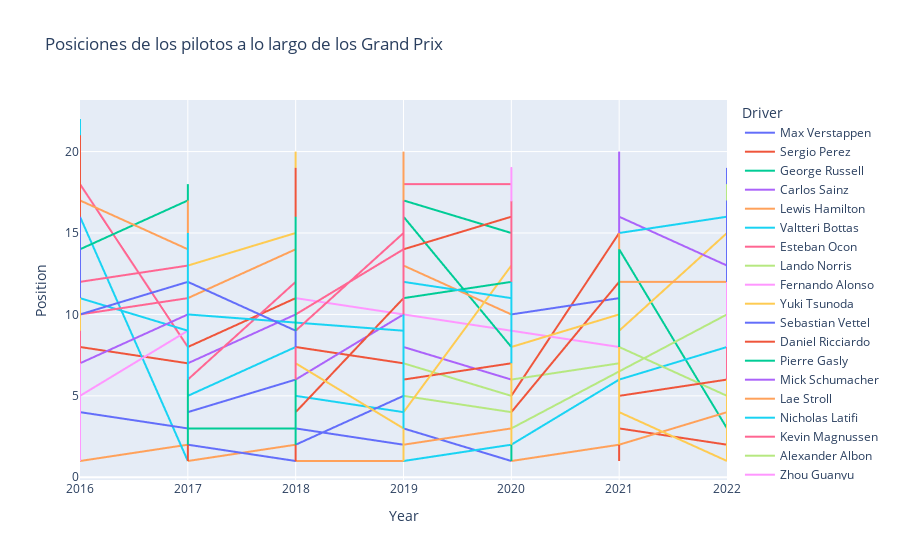

The cell this chart's notebook holds for it:
### Markdown cell above
### 1. Posiciones de los pilotos a lo largo de los años

### Code cell
posiciones = px.line(
    df, x='Year',
    y='Position',
    color='Driver',
    title='Posiciones de los pilotos a lo largo de los Grand Prix'
)
posiciones.show()

### Figure 1 — Plotly figure (JSON) as saved in the notebook; plotly's stock layout.template omitted (floating-point values rounded to 4 significant figures; data arrays with more than 128 entries replaced by an {"elided": "..."} marker saying what was removed)
{"data": [{"hovertemplate": "Driver=Max Verstappen<br>Year=%{x}<br>Position=%{y}<extra></extra>", "legendgroup": "Max Verstappen", "line": {"color": "#636efa", "dash": "solid"}, "marker": {"symbol": "circle"}, "mode": "lines", "name": "Max Verstappen", "showlegend": true, "type": "scattergl", "x": {"elided": "129 int values"}, "xaxis": "x", "y": {"elided": "129 int values"}, "yaxis": "y"}, {"hovertemplate": "Driver=Sergio Perez<br>Year=%{x}<br>Position=%{y}<extra></extra>", "legendgroup": "Sergio Perez", "line": {"color": "#EF553B", "dash": "solid"}, "marker": {"symbol": "circle"}, "mode": "lines", "name": "Sergio Perez", "showlegend": true, "type": "scattergl", "x": [2022, 2022, 2022, 2022, 2022, 2022, 2022, 2022, 2022, 2022, 2022, 2022, 2021, 2021, 2021, 2021, 2021, 2021, 2021, 2021, 2021, 2021, 2021, 2021, 2021, 2021, 2021, 2021, 2021, 2021, 2021, 2021, 2021, 2020, 2020, 2020, 2020, 2020, 2020, 2020, 2020, 2020, 2020, 2020, 2020, 2020, 2019, 2019, 2019, 2019, 2019, 2019, 2019, 2019, 2019, 2019, 2019, 2019, 2019, 2019, 2019, 2019, 2019, 2019, 2019, 2019, 2019, 2018, 2018, 2018, 2018, 2018, 2018, 2018, 2018, 2018, 2018, 2018, 2018, 2018, 2018, 2018, 2018, 2018, 2018, 2018, 2018, 2018, 2017, 2017, 2017, 2017, 2017, 2017, 2017, 2017, 2017, 2017, 2017, 2017, 2017, 2017, 2017, 2017, 2017, 2017, 2017, 2017, 2016, 2016, 2016, 2016, 2016, 2016, 2016, 2016, 2016, 2016, 2016, 2016, 2016, 2016, 2016, 2016, 2016, 2016, 2016, 2016], "xaxis": "x", "y": [2, 4, 1, 4, 2, 2, 4, null, 18, 2, null, 2, 3, 3, 4, 5, null, 9, 4, 4, 8, 4, 3, 5, null, 16, 3, 4, 19, 5, 1, 6, 15, 5, 2, 6, 5, 1, 4, 7, 10, 7, 10, 18, 6, null, 10, 15, null, 7, 12, 7, 8, 7, 11, 17, null, 12, 8, 12, 9, 6, 10, 6, 11, 13, 7, 8, 8, 9, 16, 10, 12, null, 7, 7, 14, 10, 7, null, 12, 14, 10, 5, 16, 3, 7, 11, 8, 4, 5, 6, 13, 7, 6, 7, 9, 8, 9, 9, 5, 9, 17, 7, null, 7, 7, 7, 8, 7, 8, 9, 3, 10, 6, 7, 6, 10, 11, 8, 11, 10, 4, 5, 16, 17, 13, 8], "yaxis": "y"}, {"hovertemplate": "Driver=George Russell<br>Year=%{x}<br>Position=%{y}<extra></extra>", "legendgroup": "George Russell", "line": {"color": "#00cc96", "dash": "solid"}, "marker": {"symbol": "circle"}, "mode": "lines", "name": "George Russell", "showlegend": true, "type": "scattergl", "x": [2022, 2022, 2022, 2022, 2022, 2022, 2022, 2022, 2022, 2022, 2022, 2022, 2021, 2021, 2021, 2021, 2021, 2021, 2021, 2021, 2021, 2021, 2021, 2021, 2021, 2021, 2021, 2021, 2021, 2021, 2021, 2021, 2021, 2020, 2020, 2020, 2020, 2020, 2020, 2020, 2020, 2020, 2020, 2020, 2020, 2020, 2020, 2019, 2019, 2019, 2019, 2019, 2019, 2019, 2019, 2019, 2019, 2019, 2019, 2019, 2019, 2019, 2019, 2019, 2019, 2019, 2019, 2019], "xaxis": "x", "y": [3, 5, 5, 5, 4, null, 3, 4, 4, 3, 4, 3, 14, 15, null, 14, null, 10, 17, 16, 17, 14, 16, 9, 8, 12, 12, 13, 2, 14, 17, 11, null, 11, 16, 16, 17, 9, 18, 14, 14, 18, 12, null, 12, null, 15, 17, 17, null, null, 15, 16, 16, 14, 16, 14, 11, 19, 16, 16, 12, 15, 15, 15, 18, 16, 17], "yaxis": "y"}, {"hovertemplate": "Driver=Carlos Sainz<br>Year=%{x}<br>Position=%{y}<extra></extra>", "legendgroup": "Carlos Sainz", "line": {"color": "#ab63fa", "dash": "solid"}, "marker": {"symbol": "circle"}, "mode": "lines", "name": "Carlos Sainz", "showlegend": true, "type": "scattergl", "x": {"elided": "129 int values"}, "xaxis": "x", "y": {"elided": "129 int values"}, "yaxis": "y"}, {"hovertemplate": "Driver=Lewis Hamilton<br>Year=%{x}<br>Position=%{y}<extra></extra>", "legendgroup": "Lewis Hamilton", "line": {"color": "#FFA15A", "dash": "solid"}, "marker": {"symbol": "circle"}, "mode": "lines", "name": "Lewis Hamilton", "showlegend": true, "type": "scattergl", "x": [2022, 2022, 2022, 2022, 2022, 2022, 2022, 2022, 2022, 2022, 2022, 2022, 2021, 2021, 2021, 2021, 2021, 2021, 2021, 2021, 2021, 2021, 2021, 2021, 2021, 2021, 2021, 2021, 2021, 2021, 2021, 2021, 2021, 2020, 2020, 2020, 2020, 2020, 2020, 2020, 2020, 2020, 2020, 2020, 2020, 2020, 2019, 2019, 2019, 2019, 2019, 2019, 2019, 2019, 2019, 2019, 2019, 2019, 2019, 2019, 2019, 2019, 2019, 2019, 2019, 2019, 2019, 2018, 2018, 2018, 2018, 2018, 2018, 2018, 2018, 2018, 2018, 2018, 2018, 2018, 2018, 2018, 2018, 2018, 2018, 2018, 2018, 2018, 2017, 2017, 2017, 2017, 2017, 2017, 2017, 2017, 2017, 2017, 2017, 2017, 2017, 2017, 2017, 2017, 2017, 2017, 2017, 2017, 2016, 2016, 2016, 2016, 2016, 2016, 2016, 2016, 2016, 2016, 2016, 2016, 2016, 2016, 2016, 2016, 2016, 2016, 2016, 2016], "xaxis": "x", "y": [5, 10, 8, 6, 13, 3, 2, 3, 3, 4, 3, 4, 2, 5, 2, 1, 1, 1, 1, 1, 2, 7, 2, null, 2, 1, 2, 1, 3, 1, 15, 4, 2, 1, 1, 1, 1, 3, 1, 7, 1, 1, 1, 1, 4, 3, 2, 1, 4, 1, 1, 1, 3, 3, 1, 1, 9, 1, 1, 1, 7, 2, 1, 2, 5, 2, 1, 1, 3, 1, 1, 1, 3, 4, 1, 1, 1, 2, 1, 1, 4, 5, 1, 2, 3, 1, null, 2, 1, 1, 1, 4, 7, 9, 2, 1, 1, 4, 1, 1, 1, 4, 1, 2, 5, 4, 2, 2, 1, null, 3, 2, 1, 1, null, 3, 1, 1, 7, 2, 1, 1, 1, 3, 3, 1, 2, 1], "yaxis": "y"}, {"hovertemplate": "Driver=Valtteri Bottas<br>Year=%{x}<br>Position=%{y}<extra></extra>", "legendgroup": "Valtteri Bottas", "line": {"color": "#19d3f3", "dash": "solid"}, "marker": {"symbol": "circle"}, "mode": "lines", "name": "Valtteri Bottas", "showlegend": true, "type": "scattergl", "x": {"elided": "129 int values"}, "xaxis": "x", "y": {"elided": "129 int values"}, "yaxis": "y"}, {"hovertemplate": "Driver=Esteban Ocon<br>Year=%{x}<br>Position=%{y}<extra></extra>", "legendgroup": "Esteban Ocon", "line": {"color": "#FF6692", "dash": "solid"}, "marker": {"symbol": "circle"}, "mode": "lines", "name": "Esteban Ocon", "showlegend": true, "type": "scattergl", "x": [2022, 2022, 2022, 2022, 2022, 2022, 2022, 2022, 2022, 2022, 2022, 2022, 2021, 2021, 2021, 2021, 2021, 2021, 2021, 2021, 2021, 2021, 2021, 2021, 2021, 2021, 2021, 2021, 2021, 2021, 2021, 2021, 2021, 2020, 2020, 2020, 2020, 2020, 2020, 2020, 2020, 2020, 2020, 2020, 2020, 2020, 2020, 2018, 2018, 2018, 2018, 2018, 2018, 2018, 2018, 2018, 2018, 2018, 2018, 2018, 2018, 2018, 2018, 2018, 2018, 2018, 2018, 2018, 2017, 2017, 2017, 2017, 2017, 2017, 2017, 2017, 2017, 2017, 2017, 2017, 2017, 2017, 2017, 2017, 2017, 2017, 2017, 2017, 2016, 2016, 2016, 2016, 2016, 2016, 2016, 2016, 2016], "xaxis": "x", "y": [7, 6, 12, 8, 14, null, 8, 6, 7, 10, 5, 7, null, 10, 14, 9, 4, 14, 5, 7, 9, 9, 13, 10, 1, 9, 14, 8, 7, 13, null, null, 9, null, 11, null, 13, 2, 7, 8, 8, 14, 6, 5, 9, 8, 9, null, null, null, null, 9, 6, 11, 9, 6, 13, 7, 8, null, 11, 9, 14, 6, 10, null, 6, 12, 6, 5, 10, 7, 12, 5, 10, 6, 6, 9, 8, 10, 6, null, 9, 10, 6, 8, 10, 8, 18, 18, 21, 16, 21, 18, 12, 16, 13], "yaxis": "y"}, {"hovertemplate": "Driver=Lando Norris<br>Year=%{x}<br>Position=%{y}<extra></extra>", "legendgroup": "Lando Norris", "line": {"color": "#B6E880", "dash": "solid"}, "marker": {"symbol": "circle"}, "mode": "lines", "name": "Lando Norris", "showlegend": true, "type": "scattergl", "x": [2022, 2022, 2022, 2022, 2022, 2022, 2022, 2022, 2022, 2022, 2022, 2022, 2021, 2021, 2021, 2021, 2021, 2021, 2021, 2021, 2021, 2021, 2021, 2021, 2021, 2021, 2021, 2021, 2021, 2021, 2021, 2021, 2021, 2020, 2020, 2020, 2020, 2020, 2020, 2020, 2020, 2020, 2020, 2020, 2020, 2020, 2020, 2019, 2019, 2019, 2019, 2019, 2019, 2019, 2019, 2019, 2019, 2019, 2019, 2019, 2019, 2019, 2019, 2019, 2019, 2019, 2019, 2019], "xaxis": "x", "y": [8, 7, 6, null, 3, 6, 7, 15, 15, 9, 7, 5, 8, 7, 5, 8, 10, 7, 9, 5, 10, 3, 10, 2, null, 4, 5, 10, 14, 4, 5, 3, 7, 6, 8, 5, 10, 10, 15, 13, 4, 13, 5, 7, 4, 3, 5, 7, null, 7, 8, 11, null, 11, 10, 9, 11, null, 9, 18, null, 8, 11, 6, 8, 6, 12, 8], "yaxis": "y"}, {"hovertemplate": "Driver=Fernando Alonso<br>Year=%{x}<br>Position=%{y}<extra></extra>", "legendgroup": "Fernando Alonso", "line": {"color": "#FF97FF", "dash": "solid"}, "marker": {"symbol": "circle"}, "mode": "lines", "name": "Fernando Alonso", "showlegend": true, "type": "scattergl", "x": [2022, 2022, 2022, 2022, 2022, 2022, 2022, 2022, 2022, 2022, 2022, 2022, 2021, 2021, 2021, 2021, 2021, 2021, 2021, 2021, 2021, 2021, 2021, 2021, 2021, 2021, 2021, 2021, 2021, 2021, 2021, 2021, 2021, 2018, 2018, 2018, 2018, 2018, 2018, 2018, 2018, 2018, 2018, 2018, 2018, 2018, 2018, 2018, 2018, 2018, 2018, 2018, 2018, 2018, 2017, 2017, 2017, 2017, 2017, 2017, 2017, 2017, 2017, 2017, 2017, 2017, 2017, 2017, 2017, 2017, 2017, 2017, 2017, 2016, 2016, 2016, 2016, 2016, 2016, 2016, 2016, 2016, 2016, 2016, 2016, 2016, 2016, 2016, 2016, 2016, 2016, 2016], "xaxis": "x", "y": [9, null, 7, 11, null, 5, 6, 9, 9, 7, 10, 17, null, 16, 9, 17, 13, 6, 3, 8, 6, 13, 9, 8, 4, 7, 8, 9, 11, null, 6, 10, 8, 11, null, 8, 7, 14, null, null, 14, null, 8, 8, 16, 16, 7, null, 17, null, 7, 7, 8, 5, null, 12, null, null, 10, 11, 11, 17, 6, null, null, 16, 8, null, 14, 9, null, null, 9, 5, null, 7, 6, 5, 13, 7, 16, 13, 12, 12, 14, 7, 11, 10, 7, 18, null, 10], "yaxis": "y"}, {"hovertemplate": "Driver=Yuki Tsunoda<br>Year=%{x}<br>Position=%{y}<extra></extra>", "legendgroup": "Yuki Tsunoda", "line": {"color": "#FECB52", "dash": "solid"}, "marker": {"symbol": "circle"}, "mode": "lines", "name": "Yuki Tsunoda", "showlegend": true, "type": "scattergl", "x": [2022, 2022, 2022, 2022, 2022, 2022, 2022, 2022, 2022, 2022, 2022, 2022, 2021, 2021, 2021, 2021, 2021, 2021, 2021, 2021, 2021, 2021, 2021, 2021, 2021, 2021, 2021, 2021, 2021, 2021, 2021, 2021, 2021], "xaxis": "x", "y": [10, null, 17, 12, 7, 14, null, null, 8, 13, 16, 15, 9, 14, 10, null, 14, 17, 13, 15, null, 16, null, null, 6, 10, 13, 15, 15, 9, 7, 12, 4], "yaxis": "y"}, {"hovertemplate": "Driver=Sebastian Vettel<br>Year=%{x}<br>Position=%{y}<extra></extra>", "legendgroup": "Sebastian Vettel", "line": {"color": "#636efa", "dash": "solid"}, "marker": {"symbol": "circle"}, "mode": "lines", "name": "Sebastian Vettel", "showlegend": true, "type": "scattergl", "x": [2022, 2022, 2022, 2022, 2022, 2022, 2022, 2022, 2022, 2022, 2021, 2021, 2021, 2021, 2021, 2021, 2021, 2021, 2021, 2021, 2021, 2021, 2021, 2021, 2021, 2021, 2021, 2021, 2021, 2021, 2021, 2020, 2020, 2020, 2020, 2020, 2020, 2020, 2020, 2020, 2020, 2020, 2020, 2020, 2020, 2019, 2019, 2019, 2019, 2019, 2019, 2019, 2019, 2019, 2019, 2019, 2019, 2019, 2019, 2019, 2019, 2019, 2019, 2019, 2019, 2019, 2018, 2018, 2018, 2018, 2018, 2018, 2018, 2018, 2018, 2018, 2018, 2018, 2018, 2018, 2018, 2018, 2018, 2018, 2018, 2018, 2018, 2017, 2017, 2017, 2017, 2017, 2017, 2017, 2017, 2017, 2017, 2017, 2017, 2017, 2017, 2017, 2017, 2017, 2017, 2017, 2017, 2016, 2016, 2016, 2016, 2016, 2016, 2016, 2016, 2016, 2016, 2016, 2016, 2016, 2016, 2016, 2016, 2016, 2016, 2016, 2016], "xaxis": "x", "y": [11, 10, 17, 8, 9, 11, 12, 6, 17, null, 10, 18, 12, 13, null, 12, 10, 13, 13, 5, 7, 12, null, null, 9, 11, 5, 15, 2, 17, 11, 10, 3, null, 7, 12, 13, 10, null, 6, 10, 13, 13, 10, 14, null, 4, 1, null, 2, 2, 2, 13, 3, 16, 2, 5, 3, 2, 17, 4, 5, 3, 4, 4, 5, 2, 4, 4, 3, 3, 2, 2, 6, 4, 2, 1, null, 5, 8, 1, 6, 1, 1, 4, 3, 1, 2, 2, null, 2, 1, 4, 4, null, 3, 1, 7, 2, 4, 1, 2, 1, 4, 2, 1, 3, 4, 3, 5, null, 4, 5, null, 4, 9, 5, 2, 3, 4, 2, 5, 6, null, null, 3, 3], "yaxis": "y"}, {"hovertemplate": "Driver=Daniel Ricciardo<br>Year=%{x}<br>Position=%{y}<extra></extra>", "legendgroup": "Daniel Ricciardo", "line": {"color": "#EF553B", "dash": "solid"}, "marker": {"symbol": "circle"}, "mode": "lines", "name": "Daniel Ricciardo", "showlegend": true, "type": "scattergl", "x": {"elided": "129 int values"}, "xaxis": "x", "y": {"elided": "129 int values"}, "yaxis": "y"}, {"hovertemplate": "Driver=Pierre Gasly<br>Year=%{x}<br>Position=%{y}<extra></extra>", "legendgroup": "Pierre Gasly", "line": {"color": "#00cc96", "dash": "solid"}, "marker": {"symbol": "circle"}, "mode": "lines", "name": "Pierre Gasly", "showlegend": true, "type": "scattergl", "x": [2022, 2022, 2022, 2022, 2022, 2022, 2022, 2022, 2022, 2022, 2022, 2022, 2021, 2021, 2021, 2021, 2021, 2021, 2021, 2021, 2021, 2021, 2021, 2021, 2021, 2021, 2021, 2021, 2021, 2021, 2021, 2021, 2021, 2020, 2020, 2020, 2020, 2020, 2020, 2020, 2020, 2020, 2020, 2020, 2020, 2020, 2020, 2019, 2019, 2019, 2019, 2019, 2019, 2019, 2019, 2019, 2019, 2019, 2019, 2019, 2019, 2019, 2019, 2019, 2019, 2019, 2019, 2019, 2018, 2018, 2018, 2018, 2018, 2018, 2018, 2018, 2018, 2018, 2018, 2018, 2018, 2018, 2018, 2018, 2018, 2018, 2018, 2018, 2018, 2017, 2017, 2017, 2017, 2017], "xaxis": "x", "y": [13, 8, 11, null, 12, null, 12, 14, null, 5, 15, 9, null, 6, null, 10, 6, 13, 11, 10, 4, 6, 4, null, 5, 11, 7, 7, 6, 17, 3, 9, 5, null, 13, 15, 9, 11, 9, 5, 1, null, 7, 8, 6, 7, 8, 16, 6, 8, 14, 5, 9, 7, 11, 6, 4, 14, 10, 6, 8, 2, 9, 8, null, 7, 11, 18, null, 12, null, 13, null, 7, 10, 11, 14, 6, 13, 14, null, 18, 11, 13, 9, 4, 12, 11, null, 13, 14, 13, 12, 16], "yaxis": "y"}, {"hovertemplate": "Driver=Mick Schumacher<br>Year=%{x}<br>Position=%{y}<extra></extra>", "legendgroup": "Mick Schumacher", "line": {"color": "#ab63fa", "dash": "solid"}, "marker": {"symbol": "circle"}, "mode": "lines", "name": "Mick Schumacher", "showlegend": true, "type": "scattergl", "x": [2022, 2022, 2022, 2022, 2022, 2022, 2022, 2022, 2022, 2022, 2022, 2022, 2021, 2021, 2021, 2021, 2021, 2021, 2021, 2021, 2021, 2021, 2021, 2021, 2021, 2021, 2021, 2021, 2021, 2021, 2021, 2021, 2021], "xaxis": "x", "y": [14, null, null, 15, 17, 8, 15, null, 11, 14, 6, 13, 16, 19, 16, 18, null, null, 16, 17, 18, 18, null, 15, 12, 18, 19, 18, 16, 16, 13, 18, 14], "yaxis": "y"}, {"hovertemplate": "Driver=Lae Stroll<br>Year=%{x}<br>Position=%{y}<extra></extra>", "legendgroup": "Lae Stroll", "line": {"color": "#FFA15A", "dash": "solid"}, "marker": {"symbol": "circle"}, "mode": "lines", "name": "Lae Stroll", "showlegend": true, "type": "scattergl", "x": [2022, 2022, 2022, 2022, 2022, 2022, 2022, 2022, 2022, 2022, 2022, 2022, 2021, 2021, 2021, 2021, 2021, 2021, 2021, 2021, 2021, 2021, 2021, 2021, 2021, 2021, 2021, 2021, 2021, 2021, 2021, 2021, 2021, 2020, 2020, 2020, 2020, 2020, 2020, 2020, 2020, 2020, 2020, 2020, 2020, 2020, 2020, 2019, 2019, 2019, 2019, 2019, 2019, 2019, 2019, 2019, 2019, 2019, 2019, 2019, 2019, 2019, 2019, 2019, 2019, 2019, 2019, 2019, 2018, 2018, 2018, 2018, 2018, 2018, 2018, 2018, 2018, 2018, 2018, 2018, 2018, 2018, 2018, 2018, 2018, 2018, 2018, 2018, 2018, 2017, 2017, 2017, 2017, 2017, 2017, 2017, 2017, 2017, 2017, 2017, 2017, 2017, 2017, 2017, 2017, 2017, 2017, 2017, 2017], "xaxis": "x", "y": [15, 13, 14, 10, 10, 11, 10, 10, 12, 16, 13, 12, 12, 9, 8, 11, 11, 11, 6, 14, 12, 8, 14, 7, null, 8, 10, null, 20, 10, null, 13, 13, null, 9, 7, 4, 3, null, null, 3, 4, 9, 9, null, null, 10, 13, null, 13, 11, 16, 12, 9, 12, 17, 13, 4, 13, 12, 9, 19, 10, 14, 9, 14, 9, null, 13, 14, 11, 14, 15, 17, 12, 17, 9, 17, 12, null, 17, 14, null, 18, 13, 14, 8, 14, 14, 11, 16, 8, 11, 15, 6, 8, null, 7, 14, 16, null, 9, 16, 11, null, 3, 10, null, 18], "yaxis": "y"}, {"hovertemplate": "Driver=Nicholas Latifi<br>Year=%{x}<br>Position=%{y}<extra></extra>", "legendgroup": "Nicholas Latifi", "line": {"color": "#19d3f3", "dash": "solid"}, "marker": {"symbol": "circle"}, "mode": "lines", "name": "Nicholas Latifi", "showlegend": true, "type": "scattergl", "x": [2022, 2022, 2022, 2022, 2022, 2022, 2022, 2022, 2022, 2022, 2022, 2022, 2021, 2021, 2021, 2021, 2021, 2021, 2021, 2021, 2021, 2021, 2021, 2021, 2021, 2021, 2021, 2021, 2021, 2021, 2021, 2021, 2021, 2020, 2020, 2020, 2020, 2020, 2020, 2020, 2020, 2020, 2020, 2020, 2020, 2020, 2020], "xaxis": "x", "y": [16, null, 15, 14, 16, 12, null, 16, 16, 15, null, 16, 15, 17, 17, 16, 12, 19, null, 18, 16, 15, 17, 11, 7, 14, 18, 16, 9, 18, 16, 16, null, null, null, 17, 18, null, 16, 18, 11, 19, 15, 16, 14, 11, 17], "yaxis": "y"}, {"hovertemplate": "Driver=Kevin Magnussen<br>Year=%{x}<br>Position=%{y}<extra></extra>", "legendgroup": "Kevin Magnussen", "line": {"color": "#FF6692", "dash": "solid"}, "marker": {"symbol": "circle"}, "mode": "lines", "name": "Kevin Magnussen", "showlegend": true, "type": "scattergl", "x": [2022, 2022, 2022, 2022, 2022, 2022, 2022, 2022, 2022, 2022, 2022, 2022, 2020, 2020, 2020, 2020, 2020, 2020, 2020, 2020, 2020, 2020, 2020, 2020, 2020, 2020, 2019, 2019, 2019, 2019, 2019, 2019, 2019, 2019, 2019, 2019, 2019, 2019, 2019, 2019, 2019, 2019, 2019, 2019, 2019, 2019, 2019, 2018, 2018, 2018, 2018, 2018, 2018, 2018, 2018, 2018, 2018, 2018, 2018, 2018, 2018, 2018, 2018, 2018, 2018, 2018, 2018, 2018, 2017, 2017, 2017, 2017, 2017, 2017, 2017, 2017, 2017, 2017, 2017, 2017, 2017, 2017, 2017, 2017, 2017, 2017, 2017, 2017, 2016, 2016, 2016, 2016, 2016, 2016, 2016, 2016, 2016, 2016, 2016, 2016, 2016, 2016, 2016, 2016, 2016, 2016, 2016, 2016], "xaxis": "x", "y": [17, 9, null, 16, 9, 10, null, 17, 5, null, 8, 14, null, 17, 12, 15, 15, 12, 16, null, 10, null, 17, 17, null, 18, 18, 7, 17, 9, 14, 15, 15, null, 13, null, 8, 17, 13, 17, 11, 12, 13, 13, 19, 6, 14, 10, null, 6, 18, 8, 13, 15, null, 16, 7, 9, 11, 6, 10, 13, 9, 8, 5, 13, 5, null, 16, 14, null, 13, 10, 8, 12, 8, 11, 13, 12, 8, 12, null, 15, null, 7, null, null, 13, 12, 15, 10, 7, null, 17, null, 14, 17, 16, 17, 17, 15, 16, 14, null, 11, 14, 12, null], "yaxis": "y"}, {"hovertemplate": "Driver=Alexander Albon<br>Year=%{x}<br>Position=%{y}<extra></extra>", "legendgroup": "Alexander Albon", "line": {"color": "#B6E880", "dash": "solid"}, "marker": {"symbol": "circle"}, "mode": "lines", "name": "Alexander Albon", "showlegend": true, "type": "scattergl", "x": [2022, 2022, 2022, 2022, 2022, 2022, 2022, 2022, 2022, 2022, 2022, 2022, 2020, 2020, 2020, 2020, 2020, 2020, 2020, 2020, 2020, 2020, 2020, 2020, 2020, 2020, 2019, 2019, 2019, 2019, 2019, 2019, 2019, 2019, 2019, 2019, 2019, 2019, 2019, 2019, 2019, 2019, 2019, 2019, 2019, 2019, 2019], "xaxis": "x", "y": [18, 14, null, 9, 11, null, 13, 13, 13, 12, 12, 10, 3, 7, 4, 8, 6, 10, 12, 15, 5, 8, 6, 3, 13, 4, 5, 11, 6, 5, 8, 5, 4, 6, 10, 12, 6, 15, 10, null, 14, 5, 9, 11, 15, 14, 6], "yaxis": "y"}, {"hovertemplate": "Driver=Zhou Guanyu<br>Year=%{x}<br>Position=%{y}<extra></extra>", "legendgroup": "Zhou Guanyu", "line": {"color": "#FF97FF", "dash": "solid"}, "marker": {"symbol": "circle"}, "mode": "lines", "name": "Zhou Guanyu", "showlegend": true, "type": "scattergl", "x": [2022, 2022, 2022, 2022, 2022, 2022, 2022, 2022, 2022, 2022, 2022, 2022], "xaxis": "x", "y": [null, 11, 16, null, 15, null, 16, 8, 10, null, 14, 11], "yaxis": "y"}, {"hovertemplate": "Driver=Charles Leclerc<br>Year=%{x}<br>Position=%{y}<extra></extra>", "legendgroup": "Charles Leclerc", "line": {"color": "#FECB52", "dash": "solid"}, "marker": {"symbol": "circle"}, "mode": "lines", "name": "Charles Leclerc", "showlegend": true, "type": "scattergl", "x": [2022, 2022, 2022, 2022, 2022, 2022, 2022, 2022, 2022, 2022, 2022, 2022, 2021, 2021, 2021, 2021, 2021, 2021, 2021, 2021, 2021, 2021, 2021, 2021, 2021, 2021, 2021, 2021, 2021, 2021, 2021, 2021, 2021, 2020, 2020, 2020, 2020, 2020, 2020, 2020, 2020, 2020, 2020, 2020, 2020, 2020, 2020, 2019, 2019, 2019, 2019, 2019, 2019, 2019, 2019, 2019, 2019, 2019, 2019, 2019, 2019, 2019, 2019, 2019, 2019, 2019, 2019, 2019, 2018, 2018, 2018, 2018, 2018, 2018, 2018, 2018, 2018, 2018, 2018, 2018, 2018, 2018, 2018, 2018, 2018, 2018, 2018, 2018, 2018], "xaxis": "x", "y": [null, 2, 4, 2, 6, 4, null, 5, 1, null, 1, 1, 4, 4, 7, 4, 7, 15, 8, 6, 5, null, 5, 4, null, 2, 16, 5, 8, 6, 4, 8, 10, 8, 4, null, null, null, 6, 4, null, 11, 3, 14, 10, 2, 13, 4, 5, 2, 3, null, 4, 6, 1, 4, 3, null, 3, 5, 3, 18, 1, 3, 5, 2, 5, 3, 7, null, 10, 9, 7, 18, 7, null, 11, null, null, 15, 10, 19, 10, 7, null, 12, 6, 9, 13], "yaxis": "y"}, {"hovertemplate": "Driver=Nico Hulkenberg<br>Year=%{x}<br>Position=%{y}<extra></extra>", "legendgroup": "Nico Hulkenberg", "line": {"color": "#636efa", "dash": "solid"}, "marker": {"symbol": "circle"}, "mode": "lines", "name": "Nico Hulkenberg", "showlegend": true, "type": "scattergl", "x": [2022, 2022, 2020, 2019, 2019, 2019, 2019, 2019, 2019, 2019, 2019, 2019, 2019, 2019, 2019, 2019, 2019, 2019, 2019, 2019, 2019, 2019, 2019, 2019, 2018, 2018, 2018, 2018, 2018, 2018, 2018, 2018, 2018, 2018, 2018, 2018, 2018, 2018, 2018, 2018, 2018, 2018, 2018, 2018, 2018, 2017, 2017, 2017, 2017, 2017, 2017, 2017, 2017, 2017, 2017, 2017, 2017, 2017, 2017, 2017, 2017, 2017, 2017, 2017, 2017, 2016, 2016, 2016, 2016, 2016, 2016, 2016, 2016, 2016, 2016, 2016, 2016, 2016, 2016, 2016, 2016, 2016, 2016, 2016, 2016], "xaxis": "x", "y": [12, 17, null, 9, 13, 9, 10, 13, 10, null, 5, 12, 10, null, 8, null, 7, 15, 8, 17, 14, 13, 7, 12, null, 6, null, 10, 12, 8, 6, null, 13, 12, 6, 5, 9, 6, 7, null, null, 6, null, null, 7, null, 6, null, 8, null, null, 16, null, 13, 17, 6, 12, 8, 10, 6, 9, null, 13, 11, 6, null, null, null, null, 6, 7, 8, 8, 7, 7, 15, 10, 10, 8, 7, 4, 15, 19, 7, 7], "yaxis": "y"}, {"hovertemplate": "Driver=Antonio Giovinazzi<br>Year=%{x}<br>Position=%{y}<extra></extra>", "legendgroup": "Antonio Giovinazzi", "line": {"color": "#EF553B", "dash": "solid"}, "marker": {"symbol": "circle"}, "mode": "lines", "name": "Antonio Giovinazzi", "showlegend": true, "type": "scattergl", "x": [2021, 2021, 2021, 2021, 2021, 2021, 2021, 2021, 2021, 2021, 2021, 2021, 2021, 2021, 2021, 2021, 2021, 2021, 2021, 2021, 2021, 2020, 2020, 2020, 2020, 2020, 2020, 2020, 2020, 2020, 2020, 2020, 2020, 2020, 2020, 2019, 2019, 2019, 2019, 2019, 2019, 2019, 2019, 2019, 2019, 2019, 2019, 2019, 2019, 2019, 2019, 2019, 2019, 2019, 2019, 2019, 2017, 2017], "xaxis": "x", "y": [11, 11, 15, 15, 9, 16, 15, 12, 14, 10, 11, 13, 13, 13, 15, 14, 13, 12, 11, 14, null, null, null, 14, 16, 13, 11, 15, 16, 17, 14, null, 16, 9, 16, 14, 16, 10, 15, 19, 14, 14, 9, 18, null, 13, 16, 15, 13, 5, 18, 11, 12, 10, 15, 16, null, 12], "yaxis": "y"}, {"hovertemplate": "Driver=Kimi Raikkonen<br>Year=%{x}<br>Position=%{y}<extra></extra>", "legendgroup": "Kimi Raikkonen", "line": {"color": "#00cc96", "dash": "solid"}, "marker": {"symbol": "circle"}, "mode": "lines", "name": "Kimi Raikkonen", "showlegend": true, "type": "scattergl", "x": [2021, 2021, 2021, 2021, 2021, 2021, 2021, 2021, 2021, 2021, 2021, 2021, 2021, 2021, 2021, 2021, 2021, 2021, 2021, 2020, 2020, 2020, 2020, 2020, 2020, 2020, 2020, 2020, 2020, 2020, 2020, 2020, 2020, 2019, 2019, 2019, 2019, 2019, 2019, 2019, 2019, 2019, 2019, 2019, 2019, 2019, 2019, 2019, 2019, 2019, 2019, 2019, 2019, 2019, 2018, 2018, 2018, 2018, 2018, 2018, 2018, 2018, 2018, 2018, 2018, 2018, 2018, 2018, 2018, 2018, 2018, 2018, 2018, 2018, 2018, 2017, 2017, 2017, 2017, 2017, 2017, 2017, 2017, 2017, 2017, 2017, 2017, 2017, 2017, 2017, 2017, 2017, 2017, 2017, 2017, 2016, 2016, 2016, 2016, 2016, 2016, 2016, 2016, 2016, 2016, 2016, 2016, 2016, 2016, 2016, 2016, 2016, 2016, 2016, 2016], "xaxis": "x", "y": [13, 12, 11, 12, 15, 8, 14, null, 11, 8, 10, 15, 17, 12, 18, 11, 10, 15, null, 9, 15, 11, 14, 14, 14, 11, 13, 15, 17, 12, 15, null, 12, 11, 14, null, 13, 17, null, 12, 15, 7, 8, 12, 7, 9, 15, 4, 16, 7, 10, 9, 8, 13, null, 1, null, 5, 4, 4, 3, 5, 2, 3, 3, 3, 3, 3, 6, 3, null, null, 2, 2, 3, 3, null, null, 3, 2, 3, null, 5, 5, 2, 3, 5, 7, 3, 4, 4, 14, 5, 4, 4, null, 2, 4, 3, null, 6, 4, 5, 5, 6, 5, 4, 6, 6, null, 9, 2, 3, null, 6], "yaxis": "y"}, {"hovertemplate": "Driver=Nikita Mazepin<br>Year=%{x}<br>Position=%{y}<extra></extra>", "legendgroup": "Nikita Mazepin", "line": {"color": "#ab63fa", "dash": "solid"}, "marker": {"symbol": "circle"}, "mode": "lines", "name": "Nikita Mazepin", "showlegend": true, "type": "scattergl", "x": [2021, 2021, 2021, 2021, 2021, 2021, 2021, 2021, 2021, 2021, 2021, 2021, 2021, 2021, 2021, 2021, 2021, 2021, 2021, 2021, 2021], "xaxis": "x", "y": [17, 20, 18, 19, null, 18, 18, 19, null, 17, 18, null, null, 17, 20, 17, 17, null, 14, 19, null], "yaxis": "y"}, {"hovertemplate": "Driver=Robert Kubica<br>Year=%{x}<br>Position=%{y}<extra></extra>", "legendgroup": "Robert Kubica", "line": {"color": "#FFA15A", "dash": "solid"}, "marker": {"symbol": "circle"}, "mode": "lines", "name": "Robert Kubica", "showlegend": true, "type": "scattergl", "x": [2021, 2021, 2019, 2019, 2019, 2019, 2019, 2019, 2019, 2019, 2019, 2019, 2019, 2019, 2019, 2019, 2019, 2019, 2019, 2019, 2019, 2019, 2019], "xaxis": "x", "y": [15, 14, null, 18, 16, null, 18, 18, 17, 17, 19, 15, 10, 18, 17, 18, 16, 17, 16, 16, 20, 17, 19], "yaxis": "y"}, {"hovertemplate": "Driver=Daniil Kvyat<br>Year=%{x}<br>Position=%{y}<extra></extra>", "legendgroup": "Daniil Kvyat", "line": {"color": "#19d3f3", "dash": "solid"}, "marker": {"symbol": "circle"}, "mode": "lines", "name": "Daniil Kvyat", "showlegend": true, "type": "scattergl", "x": [2020, 2020, 2020, 2020, 2020, 2020, 2020, 2020, 2020, 2020, 2020, 2020, 2020, 2020, 2019, 2019, 2019, 2019, 2019, 2019, 2019, 2019, 2019, 2019, 2019, 2019, 2019, 2019, 2019, 2019, 2019, 2019, 2019, 2019, 2019, 2017, 2017, 2017, 2017, 2017, 2017, 2017, 2017, 2017, 2017, 2017, 2017, 2017, 2017, 2017, 2016, 2016, 2016, 2016, 2016, 2016, 2016, 2016, 2016, 2016, 2016, 2016, 2016, 2016, 2016, 2016, 2016, 2016, 2016, 2016], "xaxis": "x", "y": [7, 12, 10, 12, 7, 8, 19, 9, 12, null, 11, 11, 12, 11, 12, 9, 15, 12, 7, 11, 10, null, 15, 9, 3, 14, null, 10, 10, 7, 12, null, 17, 10, 9, 10, 9, null, 12, 14, 12, 11, 15, null, null, 12, 12, null, 16, 9, 11, 10, 9, 15, null, 18, 14, 13, 10, 15, 3, null, 16, 12, 13, 14, 7, null, null, null], "yaxis": "y"}, {"hovertemplate": "Driver=Romain Grosjean<br>Year=%{x}<br>Position=%{y}<extra></extra>", "legendgroup": "Romain Grosjean", "line": {"color": "#FF6692", "dash": "solid"}, "marker": {"symbol": "circle"}, "mode": "lines", "name": "Romain Grosjean", "showlegend": true, "type": "scattergl", "x": [2020, 2020, 2020, 2020, 2020, 2020, 2020, 2020, 2020, 2020, 2020, 2020, 2019, 2019, 2019, 2019, 2019, 2019, 2019, 2019, 2019, 2019, 2019, 2019, 2019, 2019, 2019, 2019, 2019, 2019, 2019, 2019, 2019, 2018, 2018, 2018, 2018, 2018, 2018, 2018, 2018, 2018, 2018, 2018, 2018, 2018, 2018, 2018, 2018, 2018, 2018, 2018, 2018, 2018, 2017, 2017, 2017, 2017, 2017, 2017, 2017, 2017, 2017, 2017, 2017, 2017, 2017, 2017, 2017, 2017, 2017, 2017, 2017, 2017, 2016, 2016, 2016, 2016, 2016, 2016, 2016, 2016, 2016, 2016, 2016, 2016, 2016, 2016, 2016, 2016, 2016, 2016, 2016, 2016], "xaxis": "x", "y": [12, null, 13, 19, 17, 17, 12, 16, 16, 15, null, null, 15, 10, 11, null, 10, 17, 13, 16, null, null, 7, null, 11, 14, 13, 13, null, null, 16, null, 15, 9, null, null, 15, 11, 15, 16, 8, null, 10, null, 6, 11, 17, 12, 8, 7, 13, null, 4, null, 14, 10, 9, null, 8, 15, 13, 9, 15, null, 13, 11, 10, 15, 7, 8, 13, 6, null, 11, 10, null, null, 8, 13, 20, null, 11, null, 13, 19, 11, 14, 14, null, 13, 5, 7, 6, 11], "yaxis": "y"}, {"hovertemplate": "Driver=Jack Aitken<br>Year=%{x}<br>Position=%{y}<extra></extra>", "legendgroup": "Jack Aitken", "line": {"color": "#B6E880", "dash": "solid"}, "marker": {"symbol": "circle"}, "mode": "lines", "name": "Jack Aitken", "showlegend": true, "type": "scattergl", "x": [2020], "xaxis": "x", "y": [16], "yaxis": "y"}, {"hovertemplate": "Driver=Pietro Fittipaldi<br>Year=%{x}<br>Position=%{y}<extra></extra>", "legendgroup": "Pietro Fittipaldi", "line": {"color": "#FF97FF", "dash": "solid"}, "marker": {"symbol": "circle"}, "mode": "lines", "name": "Pietro Fittipaldi", "showlegend": true, "type": "scattergl", "x": [2020, 2020], "xaxis": "x", "y": [17, 19], "yaxis": "y"}, {"hovertemplate": "Driver=Brendon Hartley<br>Year=%{x}<br>Position=%{y}<extra></extra>", "legendgroup": "Brendon Hartley", "line": {"color": "#FECB52", "dash": "solid"}, "marker": {"symbol": "circle"}, "mode": "lines", "name": "Brendon Hartley", "showlegend": true, "type": "scattergl", "x": [2018, 2018, 2018, 2018, 2018, 2018, 2018, 2018, 2018, 2018, 2018, 2018, 2018, 2018, 2018, 2018, 2018, 2018, 2018, 2018, 2018, 2017, 2017, 2017, 2017], "xaxis": "x", "y": [12, 9, 12, 17, null, 19, 14, 13, null, 11, null, 10, 14, 20, null, 11, 14, 17, 10, null, 15, 13, null, null, 15], "yaxis": "y"}, {"hovertemplate": "Driver=Stoffel Vandoorne<br>Year=%{x}<br>Position=%{y}<extra></extra>", "legendgroup": "Stoffel Vandoorne", "line": {"color": "#636efa", "dash": "solid"}, "marker": {"symbol": "circle"}, "mode": "lines", "name": "Stoffel Vandoorne", "showlegend": true, "type": "scattergl", "x": [2018, 2018, 2018, 2018, 2018, 2018, 2018, 2018, 2018, 2018, 2018, 2018, 2018, 2018, 2018, 2018, 2018, 2018, 2018, 2018, 2018, 2017, 2017, 2017, 2017, 2017, 2017, 2017, 2017, 2017, 2017, 2017, 2017, 2017, 2017, 2017, 2017, 2017, 2017, 2017, 2017, 2016], "xaxis": "x", "y": [14, 11, null, 12, 16, 14, 8, 15, 12, null, 11, 13, 12, 13, 16, 15, 15, 8, 9, 15, 9, 12, null, 7, 14, null, 12, 7, 14, null, 10, 11, null, 14, null, 14, null, 12, 12, 13, 12, 10], "yaxis": "y"}, {"hovertemplate": "Driver=Sergey Sirotkin<br>Year=%{x}<br>Position=%{y}<extra></extra>", "legendgroup": "Sergey Sirotkin", "line": {"color": "#EF553B", "dash": "solid"}, "marker": {"symbol": "circle"}, "mode": "lines", "name": "Sergey Sirotkin", "showlegend": true, "type": "scattergl", "x": [2018, 2018, 2018, 2018, 2018, 2018, 2018, 2018, 2018, 2018, 2018, 2018, 2018, 2018, 2018, 2018, 2018, 2018, 2018, 2018, 2018], "xaxis": "x", "y": [15, 13, 14, 19, 18, 16, 13, 16, 10, 16, 14, null, 15, 15, 17, 16, 12, 15, null, 13, null], "yaxis": "y"}, {"hovertemplate": "Driver=Marcus Ericsson<br>Year=%{x}<br>Position=%{y}<extra></extra>", "legendgroup": "Marcus Ericsson", "line": {"color": "#00cc96", "dash": "solid"}, "marker": {"symbol": "circle"}, "mode": "lines", "name": "Marcus Ericsson", "showlegend": true, "type": "scattergl", "x": [2018, 2018, 2018, 2018, 2018, 2018, 2018, 2018, 2018, 2018, 2018, 2018, 2018, 2018, 2018, 2018, 2018, 2018, 2018, 2018, 2018, 2017, 2017, 2017, 2017, 2017, 2017, 2017, 2017, 2017, 2017, 2017, 2017, 2017, 2017, 2017, 2017, 2017, 2017, 2017, 2017, 2016, 2016, 2016, 2016, 2016, 2016, 2016, 2016, 2016, 2016, 2016, 2016, 2016, 2016, 2016, 2016, 2016, 2016, 2016, 2016], "xaxis": "x", "y": [null, 10, 13, 11, 13, 11, 9, 12, 15, 15, null, 9, 13, 16, 15, null, 10, 9, 11, 10, null, 15, 11, null, 15, null, null, 18, null, 18, 16, 14, 15, 13, 13, 16, null, 11, 15, null, 17, 14, 12, 17, 14, null, 11, 12, 15, null, 18, 16, 16, 20, 15, null, null, 12, 15, null, 15], "yaxis": "y"}, {"hovertemplate": "Driver=Felipe Massa<br>Year=%{x}<br>Position=%{y}<extra></extra>", "legendgroup": "Felipe Massa", "line": {"color": "#ab63fa", "dash": "solid"}, "marker": {"symbol": "circle"}, "mode": "lines", "name": "Felipe Massa", "showlegend": true, "type": "scattergl", "x": [2017, 2017, 2017, 2017, 2017, 2017, 2017, 2017, 2017, 2017, 2017, 2017, 2017, 2017, 2017, 2017, 2017, 2017, 2017, 2016, 2016, 2016, 2016, 2016, 2016, 2016, 2016, 2016, 2016, 2016, 2016, 2016, 2016, 2016, 2016, 2016, 2016, 2016, 2016], "xaxis": "x", "y": [9, 13, 11, 9, 9, 11, 9, 10, 8, 10, 14, null, 7, 8, 6, null, 9, 6, 10, 7, 8, 12, 5, 10, 9, 13, 9, 11, null, 6, 9, 18, null, null, 10, 8, 20, 5, 9], "yaxis": "y"}, {"hovertemplate": "Driver=Pascal Wehrlein<br>Year=%{x}<br>Position=%{y}<extra></extra>", "legendgroup": "Pascal Wehrlein", "line": {"color": "#FFA15A", "dash": "solid"}, "marker": {"symbol": "circle"}, "mode": "lines", "name": "Pascal Wehrlein", "showlegend": true, "type": "scattergl", "x": [2017, 2017, 2017, 2017, 2017, 2017, 2017, 2017, 2017, 2017, 2017, 2017, 2017, 2017, 2017, 2017, 2017, 2017, 2016, 2016, 2016, 2016, 2016, 2016, 2016, 2016, 2016, 2016, 2016, 2016, 2016, 2016, 2016, 2016, 2016, 2016, 2016, 2016], "xaxis": "x", "y": [null, 8, 12, 16, null, 14, 17, 15, 16, 15, 17, 15, 14, null, 11, 10, 14, 14, 17, 16, 16, 18, 14, null, 15, 22, null, 17, 18, null, 19, 17, 15, null, 13, 10, 16, 14], "yaxis": "y"}, {"hovertemplate": "Driver=Jolyon Palmer<br>Year=%{x}<br>Position=%{y}<extra></extra>", "legendgroup": "Jolyon Palmer", "line": {"color": "#19d3f3", "dash": "solid"}, "marker": {"symbol": "circle"}, "mode": "lines", "name": "Jolyon Palmer", "showlegend": true, "type": "scattergl", "x": [2017, 2017, 2017, 2017, 2017, 2017, 2017, 2017, 2017, 2017, 2017, 2017, 2017, 2017, 2017, 2017, 2016, 2016, 2016, 2016, 2016, 2016, 2016, 2016, 2016, 2016, 2016, 2016, 2016, 2016, 2016, 2016, 2016, 2016, 2016, 2016], "xaxis": "x", "y": [15, 6, null, 11, 15, 12, null, 12, null, 13, 11, 13, 13, null, 11, null, 13, 13, 15, 13, null, 14, 10, 12, null, 19, 22, null, 12, null, null, 15, null, 12, 11, 17], "yaxis": "y"}, {"hovertemplate": "Driver=Jenson Button<br>Year=%{x}<br>Position=%{y}<extra></extra>", "legendgroup": "Jenson Button", "line": {"color": "#FF6692", "dash": "solid"}, "marker": {"symbol": "circle"}, "mode": "lines", "name": "Jenson Button", "showlegend": true, "type": "scattergl", "x": [2017, 2016, 2016, 2016, 2016, 2016, 2016, 2016, 2016, 2016, 2016, 2016, 2016, 2016, 2016, 2016, 2016, 2016, 2016, 2016, 2016], "xaxis": "x", "y": [null, 9, 9, null, 10, 9, 12, 9, 18, 12, 8, 13, 12, null, null, 16, null, null, 6, 14, null], "yaxis": "y"}, {"hovertemplate": "Driver=Paul di Resta<br>Year=%{x}<br>Position=%{y}<extra></extra>", "legendgroup": "Paul di Resta", "line": {"color": "#B6E880", "dash": "solid"}, "marker": {"symbol": "circle"}, "mode": "lines", "name": "Paul di Resta", "showlegend": true, "type": "scattergl", "x": [2017], "xaxis": "x", "y": [null], "yaxis": "y"}, {"hovertemplate": "Driver=Nico Rosberg<br>Year=%{x}<br>Position=%{y}<extra></extra>", "legendgroup": "Nico Rosberg", "line": {"color": "#FF97FF", "dash": "solid"}, "marker": {"symbol": "circle"}, "mode": "lines", "name": "Nico Rosberg", "showlegend": true, "type": "scattergl", "x": [2016, 2016, 2016, 2016, 2016, 2016, 2016, 2016, 2016, 2016, 2016, 2016, 2016, 2016, 2016, 2016, 2016, 2016, 2016, 2016], "xaxis": "x", "y": [2, null, 1, 1, 7, 2, 3, 1, 3, 4, 1, 1, 2, 5, 2, 1, 1, 4, 1, 2], "yaxis": "y"}, {"hovertemplate": "Driver=Felipe Nasr<br>Year=%{x}<br>Position=%{y}<extra></extra>", "legendgroup": "Felipe Nasr", "line": {"color": "#FECB52", "dash": "solid"}, "marker": {"symbol": "circle"}, "mode": "lines", "name": "Felipe Nasr", "showlegend": true, "type": "scattergl", "x": [2016, 2016, 2016, 2016, 2016, 2016, 2016, 2016, 2016, 2016, 2016, 2016, 2016, 2016, 2016, 2016, 2016, 2016, 2016, 2016], "xaxis": "x", "y": [15, 14, 13, 16, null, 15, null, 19, 15, null, 20, null, 17, 18, 9, 17, 14, 13, 15, 16], "yaxis": "y"}, {"hovertemplate": "Driver=Esteban Gutierrez<br>Year=%{x}<br>Position=%{y}<extra></extra>", "legendgroup": "Esteban Gutierrez", "line": {"color": "#636efa", "dash": "solid"}, "marker": {"symbol": "circle"}, "mode": "lines", "name": "Esteban Gutierrez", "showlegend": true, "type": "scattergl", "x": [2016, 2016, 2016, 2016, 2016, 2016, 2016, 2016, 2016, 2016, 2016, 2016, 2016, 2016, 2016, 2016, 2016, 2016, 2016, 2016], "xaxis": "x", "y": [null, 11, 11, 17, 11, 19, null, 20, 16, 11, 14, 13, 13, 13, null, 12, null, 11, null, 12], "yaxis": "y"}, {"hovertemplate": "Driver=Rio Haryanto<br>Year=%{x}<br>Position=%{y}<extra></extra>", "legendgroup": "Rio Haryanto", "line": {"color": "#EF553B", "dash": "solid"}, "marker": {"symbol": "circle"}, "mode": "lines", "name": "Rio Haryanto", "showlegend": true, "type": "scattergl", "x": [2016, 2016, 2016, 2016, 2016, 2016, 2016, 2016, 2016, 2016, 2016], "xaxis": "x", "y": [17, null, 15, null, 20, 21, 21, 19, 17, 16, null], "yaxis": "y"}], "layout": {"autosize": true, "legend": {"title": {"text": "Driver"}, "tracegroupgap": 0}, "title": {"text": "Posiciones de los pilotos a lo largo de los Grand Prix"}, "xaxis": {"anchor": "y", "autorange": true, "domain": [0, 1], "range": [2016, 2022], "title": {"text": "Year"}, "type": "linear"}, "yaxis": {"anchor": "x", "autorange": true, "domain": [0, 1], "range": [-0.1667, 23.17], "title": {"text": "Position"}, "type": "linear"}}}
